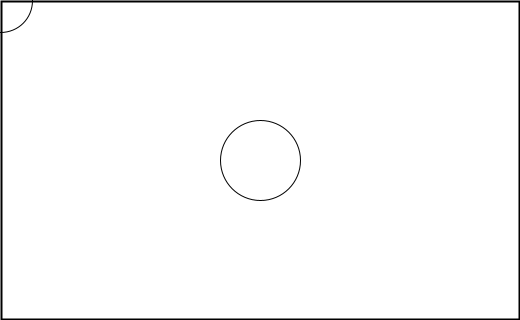
Frame 1 (no input)
Frame 60 (the mouse pressed at the canvas centre just before this capture): identical to frame 1, image omitted
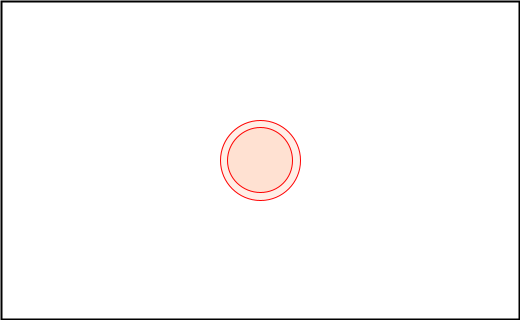
Frame 120 (the mouse held since frame 60 and released just before this capture)

The Processing sketch that drew these frames (run headless with seeded random() and noise(); from frame 60 on, the mouse is pressed at the canvas centre):

// Processing sketch: processing_186775
// ── processing_186775.pde

class Circle {
  int x, y, d;

  Circle(int x, int y, int d) {
    this.x = x;
    this.y = y;
    this.d = d;
  }
}

Circle c1, c2;

void setup() {
  size(520, 320);
  ellipseMode(CENTER);
  rectMode(CENTER);
  noFill();
  strokeWeight(1);

  c1 = new Circle(width/2, height/2, 80);
  c2 = new Circle(0, 0, 65);
}

void draw() {
  background(255);

  // border
  noFill();
  stroke(0);
  strokeWeight(2);
  rect(width/2, height/2, width-2, height-2);

  c2.x = mouseX;
  c2.y = mouseY;

  strokeWeight(1);

  if (intersection(c1, c2)) {
    stroke(255, 0, 0);
    fill(255, 128, 64, 32);
  }
  else {
    stroke(0);
    noFill();
  }

  ellipse(c1.x, c1.y, c1.d, c1.d);
  ellipse(c2.x, c2.y, c2.d, c2.d);
}

boolean intersection(Circle c1, Circle c2) {
  return dist(c1.x, c1.y, c2.x, c2.y) <= c1.d/2 + c2.d/2;
}
